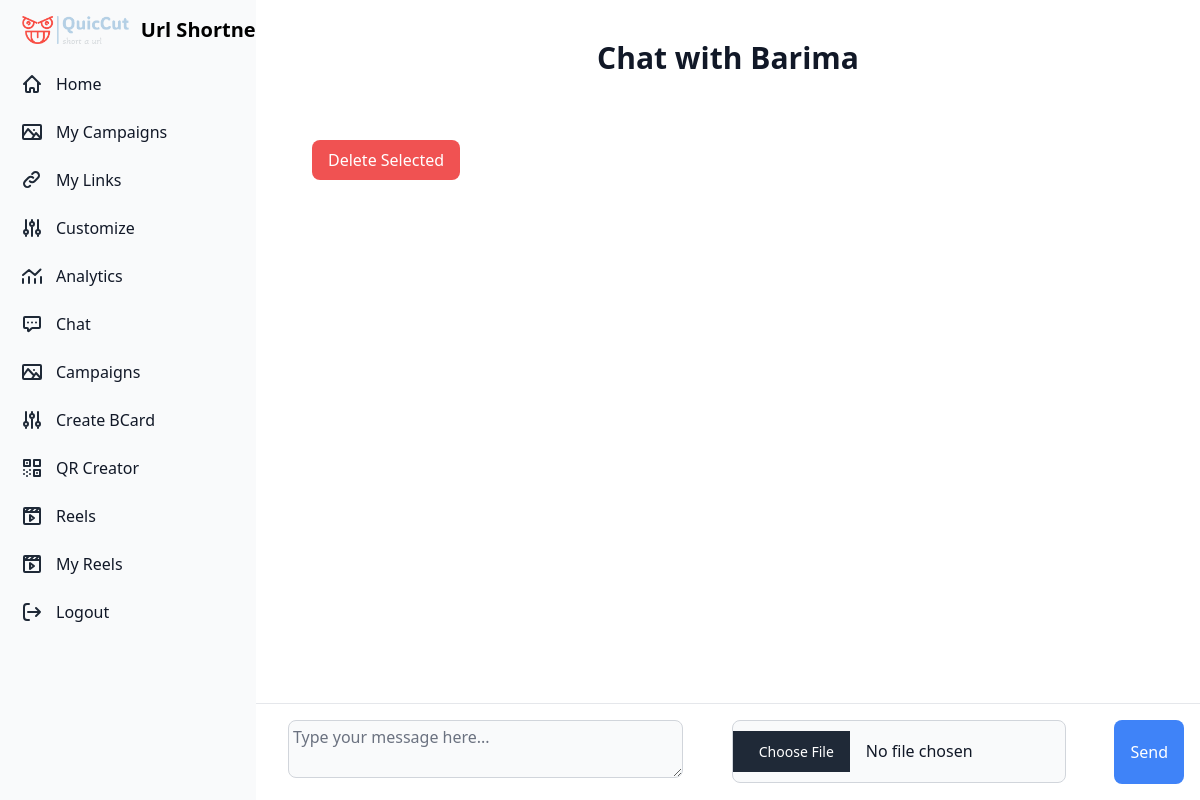
The page /chat/Barima/ (signed in) on the database as committed earlier.
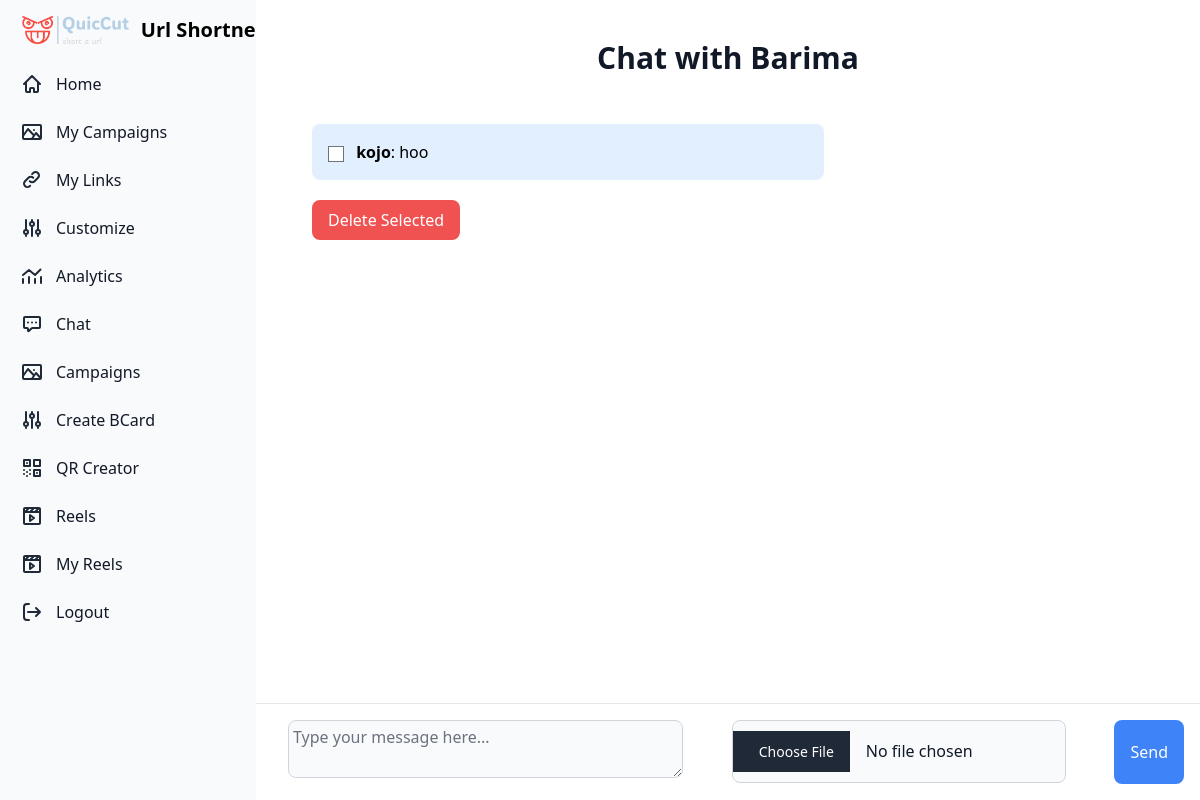
The same page on the database as committed later.
### chat/models.py (models this page shows, shortened)
class Message(models.Model):
    sender = models.ForeignKey(User, related_name='sent_messages', on_delete=models.CASCADE)
    receiver = models.ForeignKey(User, related_name='received_messages', on_delete=models.CASCADE)
    content = models.TextField()
    timestamp = models.DateTimeField(auto_now_add=True)
    is_read = models.BooleanField(default=False)
    file = models.FileField(upload_to='uploads/', blank=True, null=True)

### chat/views.py (the view)
# urls.py: path('<str:username>/', views.chat_detail, name='chat_detail'),
@login_required
def chat_detail(request, username):
    user = get_object_or_404(User, username=username)
    if request.method == 'POST':
        form = MessageForm(request.POST, request.FILES)
        if form.is_valid():
            message = form.save(commit=False)
            message.sender = request.user
            message.receiver = user
            message.save()
            return redirect('chat_detail', username=user.username)
    else:
        form = MessageForm()
    messages = Message.objects.filter(
        (Q(sender=request.user) & Q(receiver=user)) |
        (Q(sender=user) & Q(receiver=request.user))
    ).order_by('timestamp')
    unread_messages = messages.filter(receiver=request.user, is_read=False)
    unread_messages.update(is_read=True)
    if request.method == 'POST':
        content = request.POST.get('content')
        if content:
            Message.objects.create(sender=request.user, receiver=user, content=content)
    if request.method == 'POST' and 'delete_message_ids' in request.POST:
            message_ids = request.POST.getlist('delete_message_ids')
            Message.objects.filter(id__in=message_ids).delete()
    return render(request, 'chat/chat_detail.html', {'messages': messages,'form': form, 'user': user})

### chat/forms.py
class MessageForm(forms.ModelForm):
    class Meta:
        model = Message
        fields = ['content', 'file']
        widgets = {
            'content': forms.Textarea(attrs={
                'rows': 2,
                'class': 'p-1 text-md text-gray-900 bg-gray-50 rounded-lg border border-gray-300 focus:ring-blue-500 focus:border-blue-500 dark:bg-gray-700 dark:border-gray-600 dark:placeholder-gray-400 dark:text-white dark:focus:ring-blue-500 dark:focus:border-blue-500',
                'placeholder': 'Type your message here...'
            }),
                'file': forms.ClearableFileInput(attrs={
                'class': "p-2.5 text-md text-gray-900 bg-gray-50 rounded-lg border border-gray-300 focus:ring-blue-500 focus:border-blue-500 dark:bg-gray-700 dark:border-gray-600 dark:placeholder-gray-400 dark:text-white dark:focus:ring-blue-500 dark:focus:border-blue-500",
            }),
        }

### chat/templatetags/chat_tags.py (called while the page is built)
@register.simple_tag
def unread_message_count(user):
    return Message.objects.filter(receiver=user, is_read=False).count()

### templates/chat/chat_detail.html (shortened to what this page needs)
{% extends 'basehome/base.html' %}
{% block content %}
<div class="p-10 sm:ml-64 h-screen flex flex-col">
    <div class="flex-none">
        <h1 class="text-center text-3xl font-bold text-gray-900 mb-8">Chat with {{ user.username }}</h1>
    </div>
    <div class="flex-1 overflow-y-auto p-4 space-y-4 mb-24">
        <form method="post">
            {% for message in messages %}
                <div class="mb-1 {% if message.sender == request.user %}bg-blue-100 self-end{% else %}bg-gray-200 self-start{% endif %} p-4 rounded-lg max-w-lg">
                    <input type="checkbox" name="delete_message_ids" value="{{ message.id }}" class="mr-2">
                    <strong >{{ message.sender.username }}</strong>: {{ message.content }}
                </div>
            {% endfor %}
            <button type="submit" class="mt-4 bg-red-500 text-white px-4 py-2 rounded-lg hover:bg-red-600">Delete Selected</button>
        </form>
    </div>
    <div class="ml-64 bg-white p-4 border-t border-gray-200 fixed bottom-0 inset-x-0">
        <form method="post" enctype="multipart/form-data" class="flex space-x-4">
            <div class="flex-grow">
                {{ form.content }}
            </div>
            <div class="flex-grow">
                {{ form.file }}
            </div>
            <button type="submit" class="bg-blue-500 text-white px-4 py-1.5 rounded-lg hover:bg-blue-600">
                Send
            </button>
        </form>
    </div>
</div>
{% endblock %}

Rows that differ between the two databases and show on the page:
added Message: sender.username "kojo", content "hoo"
